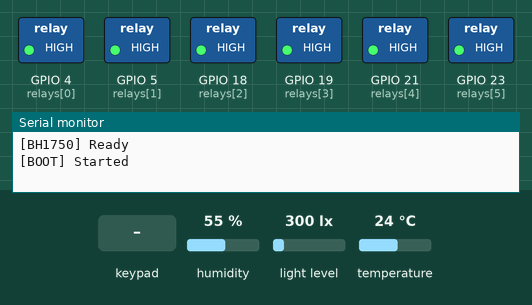
Bench run of a sketch on a simulated ESP32. On the bench: switched loads named in the sketch (green lamp = pin HIGH), the last lines printed to the serial monitor. The test bench sets the inputs (shaded band); at power-on: light level 300 lx, temperature 24 °C, humidity 55 %. WiFi joins after 1.5 s; servers stay silent unless stated; the local clock reads 2024-03-15 10:24:30 at power-on unless the sketch sets it; no MQTT or app messages arrive unless stated.

Above: at 1.2 s.
1.3 s: light level set to 166 lx
6.3 s: light level set to 139 lx
At 10.8 s:
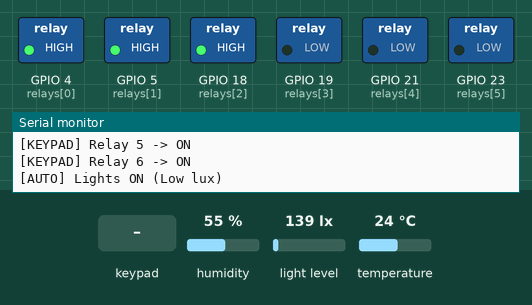
11.9 s: keypad keys 3 2 3 3 2 5 2 6 pressed 0.4 s apart
At 16.3 s:
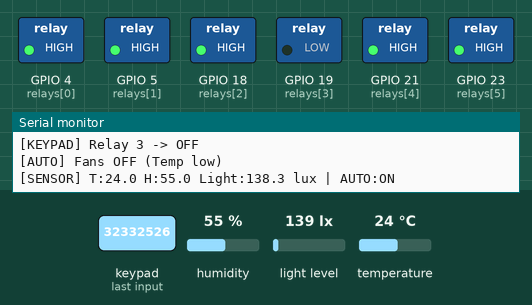
16.6 s: temperature set to 33.4 °C
21.3 s: temperature set to 34.4 °C
At 25.9 s:
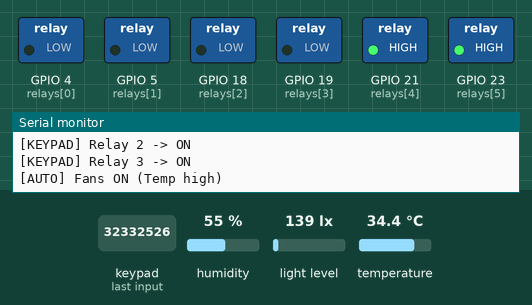
26.9 s: key '4' pressed
At 27.5 s:
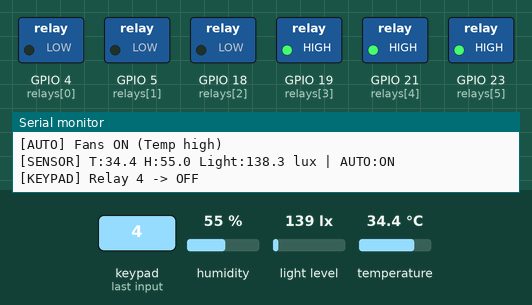
Timing chart, 0 to 32.0 s (numbered marks = the images above; inputs shaded):
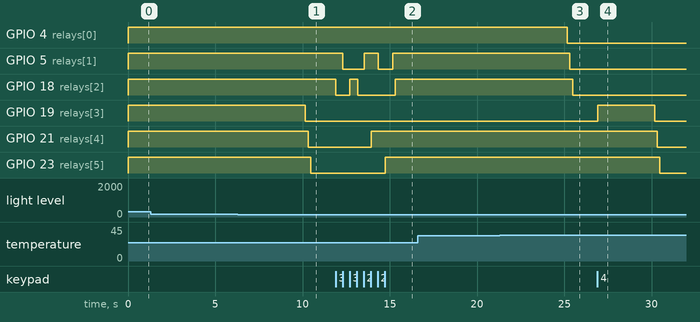

The sketch:

done.ino
```cpp
#include <Keypad.h>
#include "DHT.h"
#include <WiFi.h>
#include <PubSubClient.h>
#include <Firebase_ESP_Client.h>
#include <time.h>
#include <Wire.h>
#include <BH1750.h>

// ================= WIFI =================
#define WIFI_SSID "Loan"
#define WIFI_PASS "1122/23/6"

// ================= FIREBASE =================
#define API_KEY           "AIzaSyCSJlrLC7YqvQDrcXOEFbW6Ax00NU9qtNk"
#define DATABASE_URL      "https://doan2-75243-default-rtdb.firebaseio.com/"
#define USER_EMAIL        "chienpro643@gmail.com"
#define USER_PASSWORD     "jayanhoo2004"

FirebaseData fbdo;
FirebaseData fbStream;
FirebaseAuth auth;
FirebaseConfig config;

// ================= MQTT =================
const char* mqtt_server = "192.168.2.36";
const int   mqtt_port   = 1883;
const char* mqtt_user   = "chienhn1604";
const char* mqtt_pass   = "jayanhoo2004";

WiFiClient espClient;
PubSubClient client(espClient);

// ================= SENSOR =================
#define DHTPIN    15
#define DHTTYPE   DHT22
DHT dht(DHTPIN, DHTTYPE);

// BH1750 I2C pins
#define I2C_SDA   13
#define I2C_SCL   22
BH1750 lightMeter;

// ================= AUTO THRESHOLDS (có hysteresis) =================
#define TEMP_ON_THRESHOLD   34.0
#define TEMP_OFF_THRESHOLD  31.0

#define LIGHT_ON_LUX        150.0
#define LIGHT_OFF_LUX       500.0

// Auto mode: true = auto hoạt động, false = auto bị vô hiệu hóa
bool autoEnabled = true;

// ================= KEYPAD 3x4 =================
const byte ROWS = 4, COLS = 3;
char keys[ROWS][COLS] = {
  {'1','2','3'},
  {'4','5','6'},
  {'7','8','9'},
  {'*','0','#'}
};

byte rowPins[ROWS] = {32, 33, 25, 26};
byte colPins[COLS] = {27, 14, 12};
Keypad keypad = Keypad(makeKeymap(keys), rowPins, colPins, ROWS, COLS);

unsigned long lastKeyTime = 0;
const unsigned long keyGap = 120;

// ================= RELAY =================
int  relays[6]     = {4, 5, 18, 19, 21, 23};
bool relayState[6] = {0,0,0,0,0,0}; // true=ON
// Relay active LOW: LOW=ON, HIGH=OFF

// ================= MQTT TOPICS =================
const char* topic_relay_cmd[6] = {
  "home/classroom/relay1/set",
  "home/classroom/relay2/set",
  "home/classroom/relay3/set",
  "home/classroom/relay4/set",
  "home/classroom/relay5/set",
  "home/classroom/relay6/set"
};
const char* topic_relay_state[6] = {
  "home/classroom/relay1/state",
  "home/classroom/relay2/state",
  "home/classroom/relay3/state",
  "home/classroom/relay4/state",
  "home/classroom/relay5/state",
  "home/classroom/relay6/state"
};

const char* topic_temp  = "home/classroom/temperature";
const char* topic_hum   = "home/classroom/humidity";
const char* topic_light = "home/classroom/light";

//  AUTO topics cho App
const char* topic_auto_cmd   = "home/classroom/auto/set";
const char* topic_auto_state = "home/classroom/auto/state";

// Firebase path lưu auto
const char* fb_auto_path = "/classroom/auto/enabled";

// ================= STATE FLAGS =================
enum Source { SRC_KEYPAD, SRC_MQTT, SRC_FIREBASE };
static bool firebaseInited = false;
static bool streamStarted  = false;
static bool timeSynced     = false;

// ====================== FIREBASE PATH HELPERS ======================
String getDeviceGroup(int id) {
  if (id >= 0 && id <= 2) return "quat";
  if (id >= 3 && id <= 5) return "den";
  return "unknown";
}
String getDeviceName(int id) {
  switch(id) {
    case 0: return "quat1";
    case 1: return "quat2";
    case 2: return "quat3";
    case 3: return "den1";
    case 4: return "den2";
    case 5: return "den3";
  }
  return "unknown";
}
String getRelayPath(int id) {
  return "/classroom/devices/" + getDeviceGroup(id) + "/" + getDeviceName(id);
}

// ====================== APPLY RELAY ======================
void applyRelay(int id, bool newState, Source src) {
  if (id < 0 || id >= 6) return;

  if (relayState[id] == newState) return;

  relayState[id] = newState;
  digitalWrite(relays[id], relayState[id] ? LOW : HIGH);

  // MQTT state
  if (client.connected()) {
    client.publish(topic_relay_state[id], relayState[id] ? "ON" : "OFF", false);
  }

  // Firebase (không ghi ngược nếu nguồn từ Firebase stream)
  if (src != SRC_FIREBASE && firebaseInited && Firebase.ready()) {
    String path = getRelayPath(id);
    Firebase.RTDB.setInt(&fbdo, path.c_str(), relayState[id] ? 1 : 0);
  }

  const char* s = (src == SRC_KEYPAD) ? "KEYPAD" : (src == SRC_MQTT) ? "MQTT" : "FIREBASE";
  Serial.printf("[%s] Relay %d -> %s\n", s, id + 1, relayState[id] ? "ON" : "OFF");
}

// ====================== SET AUTO (sync MQTT + Firebase) ======================
void setAutoEnabled(bool enabled, Source src) {
  if (autoEnabled == enabled) return;
  autoEnabled = enabled;

  // MQTT state cho app
  if (client.connected()) {
    client.publish(topic_auto_state, autoEnabled ? "ON" : "OFF", true);
  }

  // Firebase sync auto
  if (src != SRC_FIREBASE && firebaseInited && Firebase.ready()) {
    Firebase.RTDB.setInt(&fbdo, fb_auto_path, autoEnabled ? 1 : 0);
  }

  Serial.printf("[AUTO] %s (%s)\n", autoEnabled ? "ENABLED" : "DISABLED",
                (src == SRC_KEYPAD) ? "KEYPAD" : (src == SRC_MQTT) ? "MQTT" : "FIREBASE");
}

// ====================== FIREBASE SENSOR UPDATE ======================
void updateFirebaseSensor(float t, float h, float lux) {
  if (!firebaseInited || !Firebase.ready()) return;

  Firebase.RTDB.setFloat(&fbdo, "/classroom/sensor/temperature", t);
  Firebase.RTDB.setFloat(&fbdo, "/classroom/sensor/humidity", h);
  Firebase.RTDB.setFloat(&fbdo, "/classroom/sensor/light", lux);
}

// ====================== MQTT CALLBACK ======================
void mqttCallback(char* topic, byte* message, unsigned int length) {
  String msg;
  for (unsigned int i=0; i<length; i++) msg += (char)message[i];
  msg.trim();

  // ✅ Auto command từ App
  if (String(topic) == topic_auto_cmd) {
    bool en = (msg == "ON" || msg == "1");
    setAutoEnabled(en, SRC_MQTT);
    return;
  }

  // Relay command
  for (int i=0; i<6; i++) {
    if (String(topic) == topic_relay_cmd[i]) {
      bool newState = (msg == "ON" || msg == "1");
      applyRelay(i, newState, SRC_MQTT);
      return;
    }
  }
}

// ====================== FIREBASE STREAM CALLBACK ======================
void firebaseStreamCallback(FirebaseStream data) {
  String path = data.dataPath();
  int value = 0;

  if (data.dataTypeEnum() == fb_esp_rtdb_data_type_integer) value = data.intData();
  else if (data.dataTypeEnum() == fb_esp_rtdb_data_type_boolean) value = data.boolData() ? 1 : 0;
  else return;

  for (int i = 0; i < 6; i++) {
    String expect = "/" + getDeviceGroup(i) + "/" + getDeviceName(i);
    if (path == expect) {
      bool newState = (value == 1);
      applyRelay(i, newState, SRC_FIREBASE);
      return;
    }
  }
}

void firebaseStreamTimeout(bool timeout) {
  if (timeout) Serial.println("[FIREBASE] Stream timeout");
}

// ====================== WIFI NON-BLOCKING ======================
unsigned long lastWiFiAttempt = 0;

void ensureWiFi() {
  if (WiFi.status() == WL_CONNECTED) return;

  unsigned long now = millis();
  if (now - lastWiFiAttempt < 5000) return;
  lastWiFiAttempt = now;

  Serial.println("[WIFI] Reconnecting...");
  WiFi.begin(WIFI_SSID, WIFI_PASS);
}

// ====================== TIME SYNC NON-BLOCKING ======================
unsigned long timeSyncStart = 0;

void ensureTimeSynced() {
  if (timeSynced) return;
  if (WiFi.status() != WL_CONNECTED) return;

  if (timeSyncStart == 0) {
    Serial.println("[TIME] Starting NTP sync...");
    configTime(0, 0, "pool.ntp.org", "time.nist.gov");
    timeSyncStart = millis();
  }

  time_t now = time(nullptr);
  if (now > 100000) {
    timeSynced = true;
    Serial.println("[TIME] OK");
    return;
  }

  if (millis() - timeSyncStart > 12000) {
    Serial.println("[TIME] NTP timeout -> continue offline");
    timeSyncStart = 0;
  }
}

// ====================== FIREBASE INIT + STREAM ======================
unsigned long lastFirebaseAttempt = 0;

void ensureFirebase() {
  if (firebaseInited) return;
  if (WiFi.status() != WL_CONNECTED) return;

  unsigned long now = millis();
  if (now - lastFirebaseAttempt < 5000) return;
  lastFirebaseAttempt = now;

  Serial.println("[FIREBASE] init...");

  config.api_key = API_KEY;
  config.database_url = DATABASE_URL;
  auth.user.email = USER_EMAIL;
  auth.user.password = USER_PASSWORD;

  Firebase.begin(&config, &auth);
  Firebase.reconnectWiFi(true);

  firebaseInited = true;
  Serial.println("[FIREBASE] init called");
}

unsigned long lastStreamAttempt = 0;

void ensureFirebaseStream() {
  if (!firebaseInited) return;
  if (streamStarted) return;
  if (!Firebase.ready()) return;

  unsigned long now = millis();
  if (now - lastStreamAttempt < 3000) return;
  lastStreamAttempt = now;

  Serial.println("[FIREBASE] starting stream...");

  if (Firebase.RTDB.beginStream(&fbStream, "/classroom/devices")) {
    Firebase.RTDB.setStreamCallback(&fbStream, firebaseStreamCallback, firebaseStreamTimeout);
    streamStarted = true;
    Serial.println("[FIREBASE] stream started");
  } else {
    Serial.printf("[FIREBASE] stream error: %s\n", fbStream.errorReason().c_str());
  }
}

// ====================== MQTT NON-BLOCKING ======================
unsigned long lastMQTTAttempt = 0;

void ensureMQTT() {
  if (WiFi.status() != WL_CONNECTED) return;
  if (client.connected()) return;

  unsigned long now = millis();
  if (now - lastMQTTAttempt < 3000) return;
  lastMQTTAttempt = now;

  Serial.print("[MQTT] Connecting...");
  if (client.connect("ESP32_Classroom", mqtt_user, mqtt_pass)) {
    Serial.println("OK");
    client.subscribe("home/classroom/#");

    // ✅ Publish trạng thái auto để app thấy ngay
    client.publish(topic_auto_state, autoEnabled ? "ON" : "OFF", true);

  } else {
    Serial.print("FAIL rc=");
    Serial.println(client.state());
  }
}

// ====================== AUTO APPLY HELPERS ======================
void setAllFans(bool on, Source src) {      // relay 0..2
  for (int i = 0; i <= 2; i++) applyRelay(i, on, src);
}
void setAllLights(bool on, Source src) {    // relay 3..5
  for (int i = 3; i <= 5; i++) applyRelay(i, on, src);
}

// ====================== SETUP ======================
void setup() {
  Serial.begin(9600);

  dht.begin();

  Wire.begin(I2C_SDA, I2C_SCL);
  if (lightMeter.begin(BH1750::CONTINUOUS_HIGH_RES_MODE)) {
    Serial.println("[BH1750] Ready");
  } else {
    Serial.println("[BH1750] Init failed (check wiring/I2C addr)");
  }

  for (int i=0; i<6; i++) {
    pinMode(relays[i], OUTPUT);
    digitalWrite(relays[i], HIGH);
  }

  keypad.setDebounceTime(60);
  keypad.setHoldTime(600);

  WiFi.mode(WIFI_STA);
  WiFi.begin(WIFI_SSID, WIFI_PASS);
  Serial.println("[BOOT] Started");

  client.setServer(mqtt_server, mqtt_port);
  client.setCallback(mqttCallback);
}

// ====================== LOOP ======================
void loop() {
  // 1) Keypad
  char key = keypad.getKey();
  if (key) {
    unsigned long now = millis();
    if (now - lastKeyTime > keyGap) {
      lastKeyTime = now;

      if (key == '*') {
        setAutoEnabled(!autoEnabled, SRC_KEYPAD);
      }

      if (key >= '1' && key <= '6') {
        int idx = key - '1';
        applyRelay(idx, !relayState[idx], SRC_KEYPAD);
      }
    }
  }

  // 2) Network
  ensureWiFi();
  ensureTimeSynced();
  ensureMQTT();
  client.loop();

  ensureFirebase();
  ensureFirebaseStream();

  // 3) SENSOR mỗi 5s
  static unsigned long lastSensor = 0;
  if (millis() - lastSensor > 5000) {
    lastSensor = millis();

    float t = dht.readTemperature();
    float h = dht.readHumidity();

    if (isnan(t) || isnan(h)) {
      Serial.println("[SENSOR] DHT read failed");
      return;
    }

    float lux = lightMeter.readLightLevel();
    if (lux < 0) {
      Serial.println("[BH1750] Read error");
      return;
    }

    // ===== AUTO CONTROL =====
    if (autoEnabled) {
      bool anyFanOn = relayState[0] || relayState[1] || relayState[2];
      if (t >= TEMP_ON_THRESHOLD && !anyFanOn) {
        setAllFans(true, SRC_KEYPAD);
        Serial.println("[AUTO] Fans ON (Temp high)");
      } else if (t <= TEMP_OFF_THRESHOLD && anyFanOn) {
        setAllFans(false, SRC_KEYPAD);
        Serial.println("[AUTO] Fans OFF (Temp low)");
      }

      bool anyLightOn = relayState[3] || relayState[4] || relayState[5];
      if (lux < LIGHT_ON_LUX && !anyLightOn) {
        setAllLights(true, SRC_KEYPAD);
        Serial.println("[AUTO] Lights ON (Low lux)");
      } else if (lux > LIGHT_OFF_LUX && anyLightOn) {
        setAllLights(false, SRC_KEYPAD);
        Serial.println("[AUTO] Lights OFF (High lux)");
      }
    }

    // MQTT publish sensor
    if (client.connected()) {
      char buf[20];
      dtostrf(t, 0, 1, buf);
      client.publish(topic_temp, buf,true);

      dtostrf(h, 0, 1, buf);
      client.publish(topic_hum, buf,true);

      dtostrf(lux, 0, 1, buf);
      client.publish(topic_light, buf,true);
    }

    // Firebase sensor
    updateFirebaseSensor(t, h, lux);

    Serial.printf("[SENSOR] T:%.1f H:%.1f Light:%.1f lux | AUTO:%s\n",
                  t, h, lux, autoEnabled ? "ON" : "OFF");
  }
}
```

Measured:
- the behaviour switches between 150 and 149 lx on light level (found by bisection; images 0 and 1)
- the behaviour switches between 33.9 and 34 °C on temperature (found by bisection; images 2 and 3)
- after the input at 6.3 s, GPIO 19 (relays[3]): HIGH → LOW after 3.9 s; GPIO 21 (relays[4]): HIGH → LOW after 4.0 s; GPIO 23 (relays[5]): HIGH → LOW after 4.2 s
- after the input at 11.9 s, GPIO 5 (relays[1]): HIGH → LOW after 0.41 s, → HIGH 1.2 s later, → LOW 0.79 s later, → HIGH 0.83 s later; GPIO 18 (relays[2]): HIGH → LOW at once, → HIGH 0.79 s later, → LOW 0.45 s later, → HIGH 2.2 s later; GPIO 21 (relays[4]): LOW → HIGH after 2.0 s; GPIO 23 (relays[5]): LOW → HIGH after 2.8 s
- after the input at 21.3 s, GPIO 4 (relays[0]): HIGH → LOW after 3.9 s; GPIO 5 (relays[1]): HIGH → LOW after 4.0 s; GPIO 18 (relays[2]): HIGH → LOW after 4.2 s
- after the input at 26.9 s, GPIO 19 (relays[3]): LOW → HIGH at once, → LOW 3.3 s later; GPIO 21 (relays[4]): HIGH → LOW after 3.4 s; GPIO 23 (relays[5]): HIGH → LOW after 3.6 s
